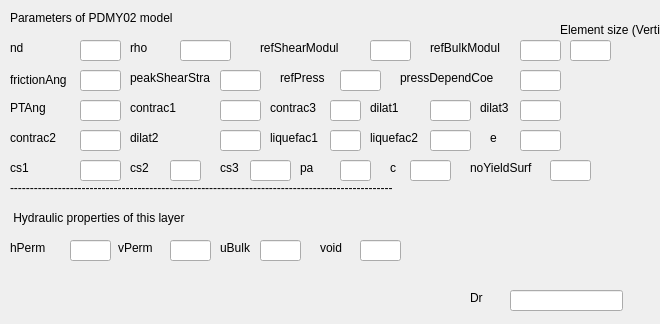
<?xml version="1.0" encoding="UTF-8"?>
<ui version="4.0">
 <class>Dialog</class>
 <widget class="QDialog" name="Dialog">
  <property name="geometry">
   <rect>
    <x>0</x>
    <y>0</y>
    <width>660</width>
    <height>324</height>
   </rect>
  </property>
  <property name="windowTitle">
   <string>Dialog</string>
  </property>
  <widget class="QLabel" name="nd_2">
   <property name="geometry">
    <rect>
     <x>10</x>
     <y>40</y>
     <width>31</width>
     <height>16</height>
    </rect>
   </property>
   <property name="text">
    <string>nd</string>
   </property>
  </widget>
  <widget class="QLabel" name="refPress_2">
   <property name="geometry">
    <rect>
     <x>280</x>
     <y>70</y>
     <width>61</width>
     <height>16</height>
    </rect>
   </property>
   <property name="text">
    <string>refPress</string>
   </property>
  </widget>
  <widget class="QLabel" name="refShearModul_2">
   <property name="geometry">
    <rect>
     <x>260</x>
     <y>40</y>
     <width>91</width>
     <height>16</height>
    </rect>
   </property>
   <property name="text">
    <string>refShearModul</string>
   </property>
  </widget>
  <widget class="QLabel" name="refBulkModul_2">
   <property name="geometry">
    <rect>
     <x>430</x>
     <y>40</y>
     <width>81</width>
     <height>16</height>
    </rect>
   </property>
   <property name="text">
    <string>refBulkModul</string>
   </property>
  </widget>
  <widget class="QLineEdit" name="nd">
   <property name="geometry">
    <rect>
     <x>80</x>
     <y>40</y>
     <width>41</width>
     <height>21</height>
    </rect>
   </property>
  </widget>
  <widget class="QLineEdit" name="refShearModul">
   <property name="geometry">
    <rect>
     <x>370</x>
     <y>40</y>
     <width>41</width>
     <height>21</height>
    </rect>
   </property>
  </widget>
  <widget class="QLineEdit" name="refBulkModul">
   <property name="geometry">
    <rect>
     <x>520</x>
     <y>40</y>
     <width>41</width>
     <height>21</height>
    </rect>
   </property>
  </widget>
  <widget class="QLabel" name="pressDependCoe_2">
   <property name="geometry">
    <rect>
     <x>400</x>
     <y>70</y>
     <width>111</width>
     <height>16</height>
    </rect>
   </property>
   <property name="text">
    <string>pressDependCoe</string>
   </property>
  </widget>
  <widget class="QLabel" name="noYieldSurf_2">
   <property name="geometry">
    <rect>
     <x>470</x>
     <y>160</y>
     <width>71</width>
     <height>16</height>
    </rect>
   </property>
   <property name="text">
    <string>noYieldSurf</string>
   </property>
  </widget>
  <widget class="QLineEdit" name="refPress">
   <property name="geometry">
    <rect>
     <x>340</x>
     <y>70</y>
     <width>41</width>
     <height>21</height>
    </rect>
   </property>
  </widget>
  <widget class="QLineEdit" name="pressDependCoe">
   <property name="geometry">
    <rect>
     <x>520</x>
     <y>70</y>
     <width>41</width>
     <height>21</height>
    </rect>
   </property>
  </widget>
  <widget class="QLineEdit" name="noYieldSurf">
   <property name="geometry">
    <rect>
     <x>550</x>
     <y>160</y>
     <width>41</width>
     <height>21</height>
    </rect>
   </property>
  </widget>
  <widget class="QLabel" name="eSizeLabel">
   <property name="geometry">
    <rect>
     <x>560</x>
     <y>20</y>
     <width>141</width>
     <height>20</height>
    </rect>
   </property>
   <property name="text">
    <string>Element size (Vertical)</string>
   </property>
  </widget>
  <widget class="QLineEdit" name="eSize">
   <property name="geometry">
    <rect>
     <x>570</x>
     <y>40</y>
     <width>41</width>
     <height>21</height>
    </rect>
   </property>
  </widget>
  <widget class="QLabel" name="hPerm_2">
   <property name="geometry">
    <rect>
     <x>10</x>
     <y>240</y>
     <width>41</width>
     <height>16</height>
    </rect>
   </property>
   <property name="text">
    <string>hPerm</string>
   </property>
  </widget>
  <widget class="QLabel" name="vPerm_2">
   <property name="geometry">
    <rect>
     <x>118</x>
     <y>240</y>
     <width>41</width>
     <height>16</height>
    </rect>
   </property>
   <property name="text">
    <string>vPerm</string>
   </property>
  </widget>
  <widget class="QLabel" name="uBulk_2">
   <property name="geometry">
    <rect>
     <x>220</x>
     <y>240</y>
     <width>41</width>
     <height>16</height>
    </rect>
   </property>
   <property name="text">
    <string>uBulk</string>
   </property>
  </widget>
  <widget class="QLineEdit" name="hPerm">
   <property name="geometry">
    <rect>
     <x>70</x>
     <y>240</y>
     <width>41</width>
     <height>21</height>
    </rect>
   </property>
  </widget>
  <widget class="QLineEdit" name="vPerm">
   <property name="geometry">
    <rect>
     <x>170</x>
     <y>240</y>
     <width>41</width>
     <height>21</height>
    </rect>
   </property>
  </widget>
  <widget class="QLineEdit" name="uBulk">
   <property name="geometry">
    <rect>
     <x>260</x>
     <y>240</y>
     <width>41</width>
     <height>21</height>
    </rect>
   </property>
  </widget>
  <widget class="QLabel" name="hydraulicLabel">
   <property name="geometry">
    <rect>
     <x>10</x>
     <y>210</y>
     <width>521</width>
     <height>16</height>
    </rect>
   </property>
   <property name="text">
    <string> Hydraulic properties of this layer</string>
   </property>
  </widget>
  <widget class="QLabel" name="label_34">
   <property name="geometry">
    <rect>
     <x>10</x>
     <y>10</y>
     <width>291</width>
     <height>16</height>
    </rect>
   </property>
   <property name="text">
    <string>Parameters of PDMY02 model </string>
   </property>
  </widget>
  <widget class="QLabel" name="line1_2">
   <property name="geometry">
    <rect>
     <x>10</x>
     <y>180</y>
     <width>591</width>
     <height>16</height>
    </rect>
   </property>
   <property name="text">
    <string>------------------------------------------------------------------------------------------------</string>
   </property>
  </widget>
  <widget class="QLabel" name="rho_2">
   <property name="geometry">
    <rect>
     <x>130</x>
     <y>40</y>
     <width>41</width>
     <height>16</height>
    </rect>
   </property>
   <property name="text">
    <string>rho</string>
   </property>
  </widget>
  <widget class="QLineEdit" name="rho">
   <property name="geometry">
    <rect>
     <x>180</x>
     <y>40</y>
     <width>51</width>
     <height>21</height>
    </rect>
   </property>
  </widget>
  <widget class="QLineEdit" name="peakShearStra">
   <property name="geometry">
    <rect>
     <x>220</x>
     <y>70</y>
     <width>41</width>
     <height>21</height>
    </rect>
   </property>
  </widget>
  <widget class="QLineEdit" name="frictionAng">
   <property name="geometry">
    <rect>
     <x>80</x>
     <y>70</y>
     <width>41</width>
     <height>21</height>
    </rect>
   </property>
  </widget>
  <widget class="QLabel" name="peakShearStra_2">
   <property name="geometry">
    <rect>
     <x>130</x>
     <y>70</y>
     <width>91</width>
     <height>16</height>
    </rect>
   </property>
   <property name="text">
    <string>peakShearStra</string>
   </property>
  </widget>
  <widget class="QLabel" name="frictionAng_2">
   <property name="geometry">
    <rect>
     <x>10</x>
     <y>70</y>
     <width>71</width>
     <height>20</height>
    </rect>
   </property>
   <property name="text">
    <string>frictionAng</string>
   </property>
  </widget>
  <widget class="QLabel" name="Dr_2">
   <property name="geometry">
    <rect>
     <x>470</x>
     <y>290</y>
     <width>57</width>
     <height>16</height>
    </rect>
   </property>
   <property name="text">
    <string>Dr</string>
   </property>
  </widget>
  <widget class="QLineEdit" name="Dr">
   <property name="geometry">
    <rect>
     <x>510</x>
     <y>290</y>
     <width>113</width>
     <height>21</height>
    </rect>
   </property>
  </widget>
  <widget class="QLabel" name="PTAng_2">
   <property name="geometry">
    <rect>
     <x>10</x>
     <y>100</y>
     <width>57</width>
     <height>16</height>
    </rect>
   </property>
   <property name="text">
    <string>PTAng</string>
   </property>
  </widget>
  <widget class="QLabel" name="contrac1_2">
   <property name="geometry">
    <rect>
     <x>130</x>
     <y>100</y>
     <width>57</width>
     <height>16</height>
    </rect>
   </property>
   <property name="text">
    <string>contrac1</string>
   </property>
  </widget>
  <widget class="QLabel" name="dilat1_2">
   <property name="geometry">
    <rect>
     <x>370</x>
     <y>100</y>
     <width>57</width>
     <height>16</height>
    </rect>
   </property>
   <property name="text">
    <string>dilat1</string>
   </property>
  </widget>
  <widget class="QLabel" name="dilat3_2">
   <property name="geometry">
    <rect>
     <x>480</x>
     <y>100</y>
     <width>41</width>
     <height>16</height>
    </rect>
   </property>
   <property name="text">
    <string>dilat3</string>
   </property>
  </widget>
  <widget class="QLabel" name="liquefac1_1">
   <property name="geometry">
    <rect>
     <x>270</x>
     <y>130</y>
     <width>57</width>
     <height>16</height>
    </rect>
   </property>
   <property name="text">
    <string>liquefac1</string>
   </property>
  </widget>
  <widget class="QLabel" name="liquefac2_2">
   <property name="geometry">
    <rect>
     <x>370</x>
     <y>130</y>
     <width>57</width>
     <height>16</height>
    </rect>
   </property>
   <property name="text">
    <string>liquefac2</string>
   </property>
  </widget>
  <widget class="QLabel" name="dilat2_2">
   <property name="geometry">
    <rect>
     <x>130</x>
     <y>130</y>
     <width>57</width>
     <height>16</height>
    </rect>
   </property>
   <property name="text">
    <string>dilat2</string>
   </property>
  </widget>
  <widget class="QLabel" name="e_2">
   <property name="geometry">
    <rect>
     <x>490</x>
     <y>130</y>
     <width>21</width>
     <height>16</height>
    </rect>
   </property>
   <property name="text">
    <string>e</string>
   </property>
  </widget>
  <widget class="QLineEdit" name="PTAng">
   <property name="geometry">
    <rect>
     <x>80</x>
     <y>100</y>
     <width>41</width>
     <height>21</height>
    </rect>
   </property>
  </widget>
  <widget class="QLineEdit" name="contrac1">
   <property name="geometry">
    <rect>
     <x>220</x>
     <y>100</y>
     <width>41</width>
     <height>21</height>
    </rect>
   </property>
  </widget>
  <widget class="QLineEdit" name="dilat1">
   <property name="geometry">
    <rect>
     <x>430</x>
     <y>100</y>
     <width>41</width>
     <height>21</height>
    </rect>
   </property>
  </widget>
  <widget class="QLineEdit" name="dilat3">
   <property name="geometry">
    <rect>
     <x>520</x>
     <y>100</y>
     <width>41</width>
     <height>21</height>
    </rect>
   </property>
  </widget>
  <widget class="QLineEdit" name="liquefac1">
   <property name="geometry">
    <rect>
     <x>330</x>
     <y>130</y>
     <width>31</width>
     <height>21</height>
    </rect>
   </property>
  </widget>
  <widget class="QLineEdit" name="liquefac2">
   <property name="geometry">
    <rect>
     <x>430</x>
     <y>130</y>
     <width>41</width>
     <height>21</height>
    </rect>
   </property>
  </widget>
  <widget class="QLineEdit" name="dilat2">
   <property name="geometry">
    <rect>
     <x>220</x>
     <y>130</y>
     <width>41</width>
     <height>21</height>
    </rect>
   </property>
  </widget>
  <widget class="QLineEdit" name="e">
   <property name="geometry">
    <rect>
     <x>520</x>
     <y>130</y>
     <width>41</width>
     <height>21</height>
    </rect>
   </property>
  </widget>
  <widget class="QLineEdit" name="cs1">
   <property name="geometry">
    <rect>
     <x>80</x>
     <y>160</y>
     <width>41</width>
     <height>21</height>
    </rect>
   </property>
  </widget>
  <widget class="QLineEdit" name="cs2">
   <property name="geometry">
    <rect>
     <x>170</x>
     <y>160</y>
     <width>31</width>
     <height>21</height>
    </rect>
   </property>
  </widget>
  <widget class="QLineEdit" name="cs3">
   <property name="geometry">
    <rect>
     <x>250</x>
     <y>160</y>
     <width>41</width>
     <height>21</height>
    </rect>
   </property>
  </widget>
  <widget class="QLineEdit" name="pa">
   <property name="geometry">
    <rect>
     <x>340</x>
     <y>160</y>
     <width>31</width>
     <height>21</height>
    </rect>
   </property>
  </widget>
  <widget class="QLineEdit" name="c">
   <property name="geometry">
    <rect>
     <x>410</x>
     <y>160</y>
     <width>41</width>
     <height>21</height>
    </rect>
   </property>
  </widget>
  <widget class="QLabel" name="cs1_2">
   <property name="geometry">
    <rect>
     <x>10</x>
     <y>160</y>
     <width>41</width>
     <height>16</height>
    </rect>
   </property>
   <property name="text">
    <string>cs1</string>
   </property>
  </widget>
  <widget class="QLabel" name="cs2_2">
   <property name="geometry">
    <rect>
     <x>130</x>
     <y>160</y>
     <width>31</width>
     <height>16</height>
    </rect>
   </property>
   <property name="text">
    <string>cs2</string>
   </property>
  </widget>
  <widget class="QLabel" name="cs3_2">
   <property name="geometry">
    <rect>
     <x>220</x>
     <y>160</y>
     <width>31</width>
     <height>16</height>
    </rect>
   </property>
   <property name="text">
    <string>cs3</string>
   </property>
  </widget>
  <widget class="QLabel" name="pa_2">
   <property name="geometry">
    <rect>
     <x>300</x>
     <y>160</y>
     <width>21</width>
     <height>16</height>
    </rect>
   </property>
   <property name="text">
    <string>pa</string>
   </property>
  </widget>
  <widget class="QLabel" name="c_2">
   <property name="geometry">
    <rect>
     <x>390</x>
     <y>160</y>
     <width>21</width>
     <height>16</height>
    </rect>
   </property>
   <property name="text">
    <string>c</string>
   </property>
  </widget>
  <widget class="QLabel" name="contrac3_2">
   <property name="geometry">
    <rect>
     <x>270</x>
     <y>100</y>
     <width>57</width>
     <height>16</height>
    </rect>
   </property>
   <property name="text">
    <string>contrac3</string>
   </property>
  </widget>
  <widget class="QLineEdit" name="contrac3">
   <property name="geometry">
    <rect>
     <x>330</x>
     <y>100</y>
     <width>31</width>
     <height>21</height>
    </rect>
   </property>
  </widget>
  <widget class="QLineEdit" name="contrac2">
   <property name="geometry">
    <rect>
     <x>80</x>
     <y>130</y>
     <width>41</width>
     <height>21</height>
    </rect>
   </property>
  </widget>
  <widget class="QLabel" name="contrac2_2">
   <property name="geometry">
    <rect>
     <x>10</x>
     <y>130</y>
     <width>57</width>
     <height>16</height>
    </rect>
   </property>
   <property name="text">
    <string>contrac2</string>
   </property>
  </widget>
  <widget class="QLineEdit" name="evoid">
   <property name="geometry">
    <rect>
     <x>360</x>
     <y>240</y>
     <width>41</width>
     <height>21</height>
    </rect>
   </property>
  </widget>
  <widget class="QLabel" name="evoid_2">
   <property name="geometry">
    <rect>
     <x>320</x>
     <y>240</y>
     <width>41</width>
     <height>16</height>
    </rect>
   </property>
   <property name="text">
    <string>void</string>
   </property>
  </widget>
 </widget>
 <resources/>
 <connections/>
</ui>
